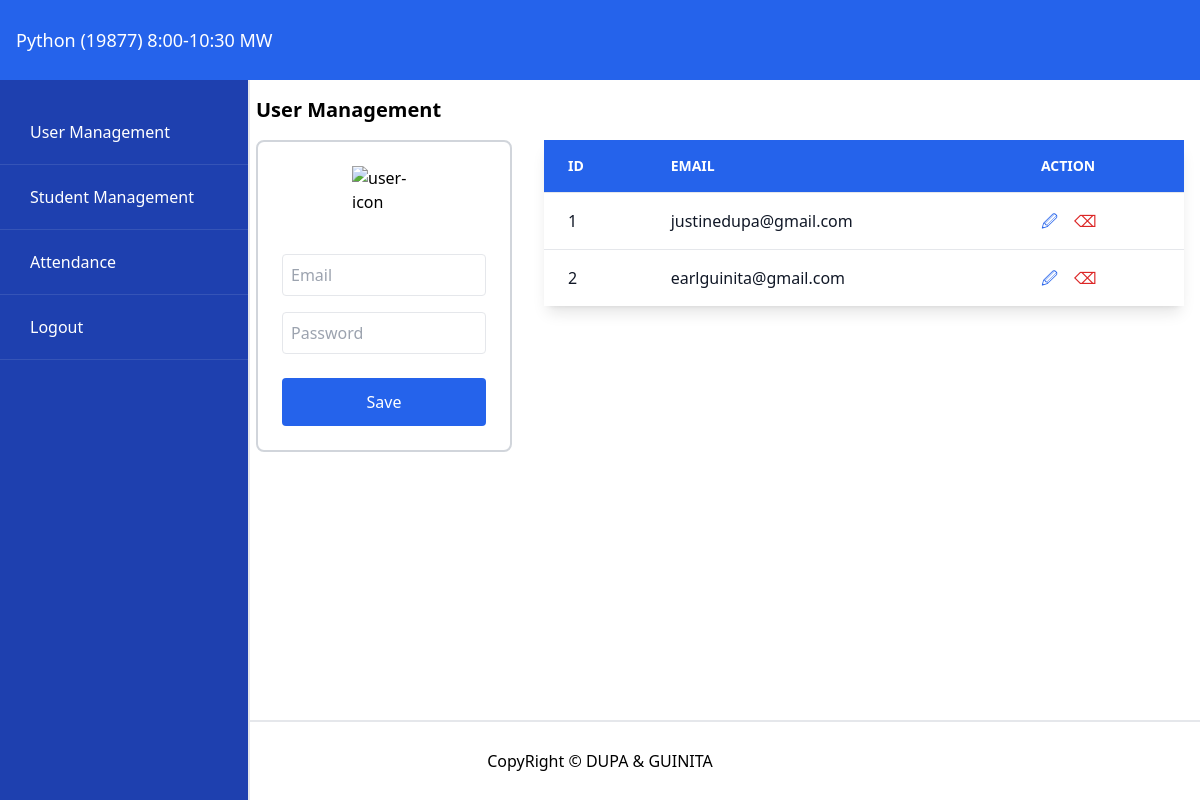
/admin, run on an earlier commit of the app's database.
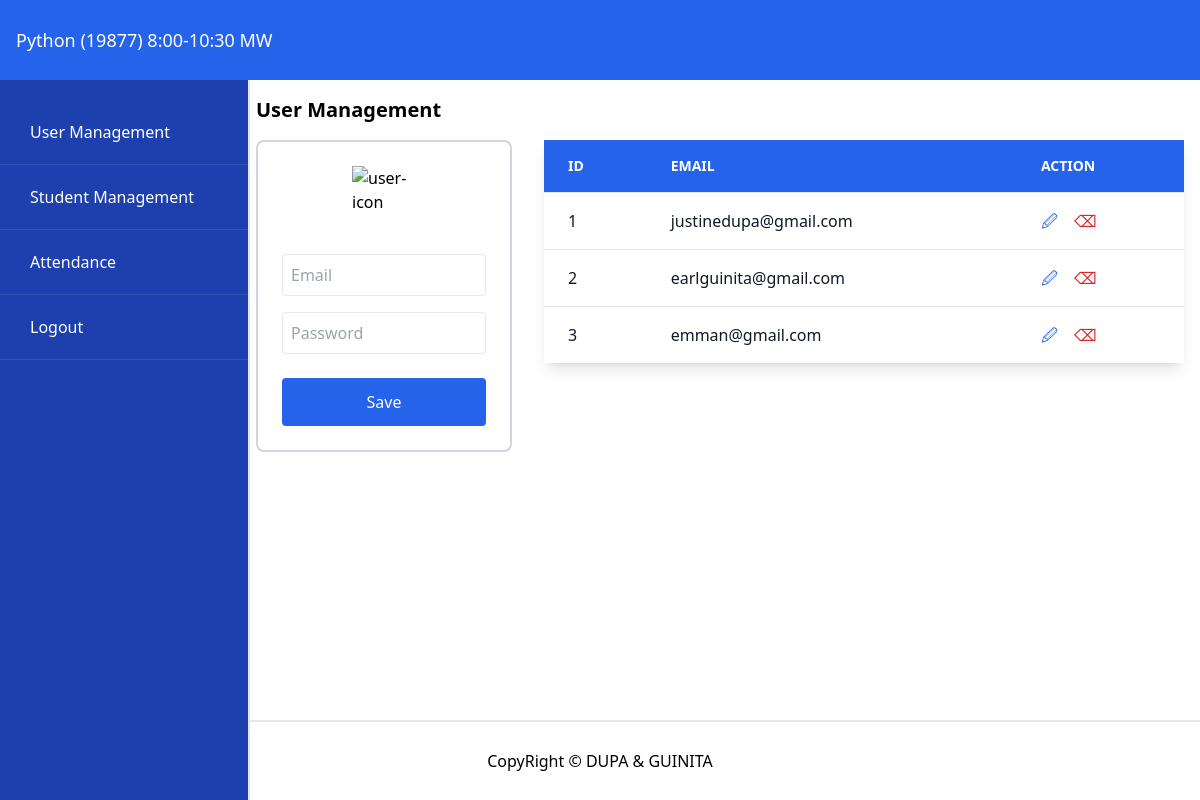
And on a later commit of the database.
### tables this page shows
CREATE TABLE admin(
id integer primary key autoincrement,
email varchar(50) unique,
password varchar(25));

### app.py (the view)
@app.route("/admin")
def admin():
    admins = getAll('admin')
    return render_template('admin.html', adminlist=admins, admin=None)

### db/dbhelper.py (called while the page is built)
def getProcess(sql, vals) -> list:
    conn = connect(database)
    conn.row_factory = Row
    cursor = conn.cursor()
    cursor.execute(sql, vals)
    data = cursor.fetchall()
    cursor.close()
    conn.close()
    return data

def getAll(table) -> list:
    sql = f"SELECT * FROM {table}"
    return getProcess(sql, [])

### templates/admin.html (shortened to what the changed rows need)
<!DOCTYPE html>
<html lang="en">
  <head>
    <script src="https://cdn.tailwindcss.com"></script>
    <link rel="stylesheet" href="../static/css/style.css" />
  </head>
  <body>
    <div class="content-wrapper">
      <div class="hidden lg:flex h-full">
        <div class="w-[70%] p-4 overflow-y-auto">
          <div class="bg-white rounded-lg shadow-lg">
            <div class="overflow-x-auto lg:mt-11">
              <table class="min-w-full divide-y divide-gray-200">
                <thead class="bg-blue-600">
                  <tr>
                    <th
                      class="px-6 py-4 text-left text-sm font-semibold text-white uppercase"
                    >
                      ID
                    </th>
                    <th
                      class="px-6 py-4 text-left text-sm font-semibold text-white uppercase"
                    >
                      EMAIL
                    </th>
                    <th
                      class="px-6 py-4 text-left text-sm font-semibold text-white uppercase"
                    >
                      ACTION
                    </th>
                  </tr>
                </thead>
                <tbody class="bg-white divide-y divide-gray-200">
                  {% if adminlist %} {% for adm in adminlist %}
                  <tr>
                    <td class="px-6 py-4 text-base text-gray-900">
                      {{ adm['id'] }}
                    </td>
                    <td class="px-6 py-4 text-base text-gray-900">
                      {{ adm['email'] }}
                    </td>
                    <td class="px-6 py-4 text-base">
                      <a
                        href="{{ url_for('update_admin', id=adm['id']) }}"
                        class="text-blue-600 hover:text-blue-800 mr-3 font-medium"
                        >&#128393;</a
                      >
                      <a
                        href="{{ url_for('delete_admin', id=adm['id']) }}"
                        onclick="return confirm('Are you sure you want to delete this admin?')"
                        class="text-red-600 hover:text-red-800 font-medium"
                        >&#9003;</a
                      >
                    </td>
                  </tr>
                  {% endfor %} {% else %}
                  <tr>
                    <td colspan="4" class="px-6 py-4 text-center text-gray-500">
                      No admins found
                    </td>
                  </tr>
                  {% endif %}
                </tbody>
              </table>
            </div>
          </div>
        </div>
      </div>
    </div>
  </body>
</html>

What changed in the data, as far as the page shows it:
added admin: id "3", email "emman@gmail.com"
